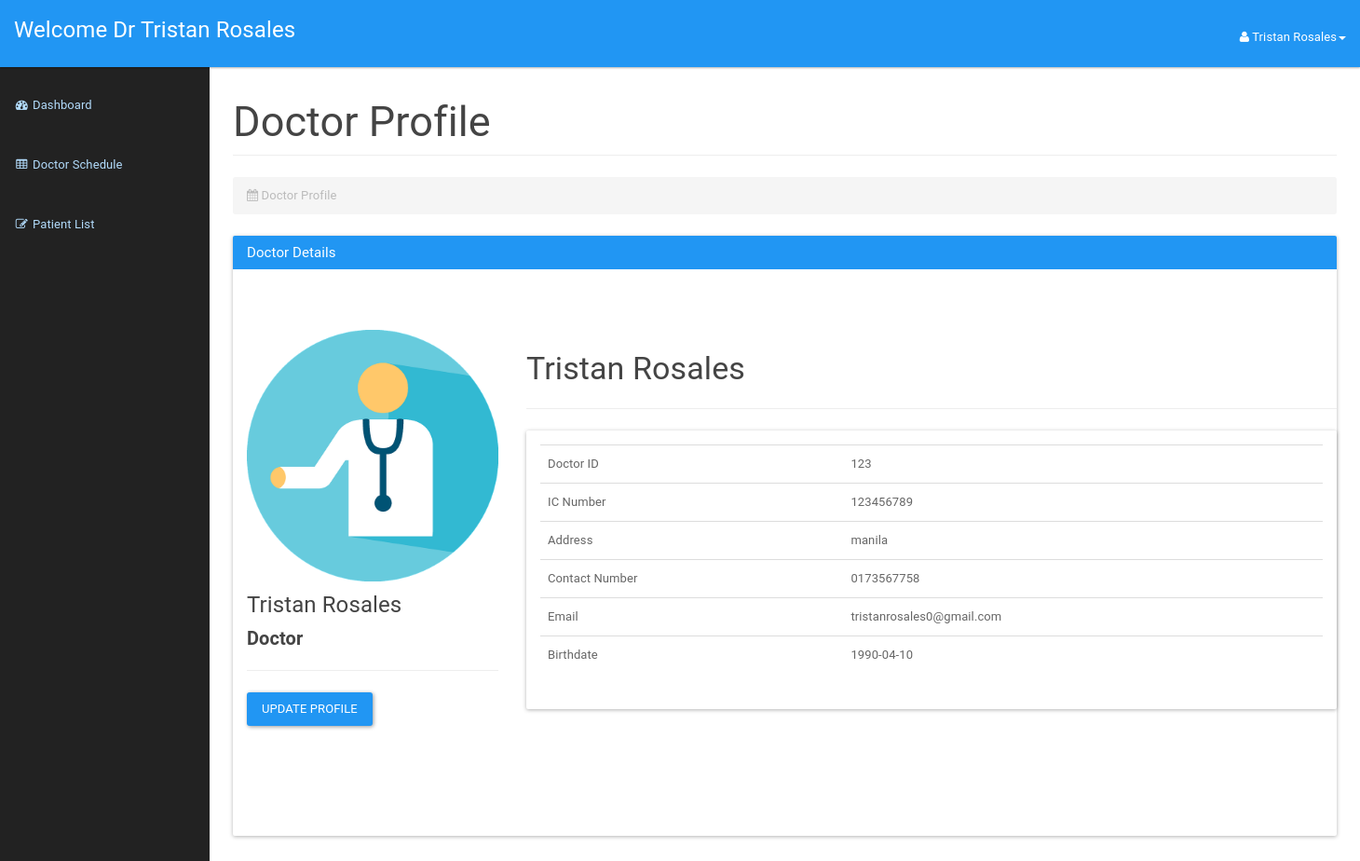
/doctor/doctorprofile.php (signed in), run on the app's committed database.
### tables this page shows
CREATE TABLE `doctor` (
  `icDoctor` bigint(12) NOT NULL,
  `password` varchar(20) NOT NULL,
  `doctorId` int(3) NOT NULL,
  `doctorFirstName` varchar(1000) NOT NULL,
  `doctorLastName` varchar(1000) NOT NULL,
  `doctorAddress` varchar(100) NOT NULL,
  `doctorPhone` varchar(15) NOT NULL,
  `doctorEmail` varchar(1000) NOT NULL,
  `doctorDOB` date NOT NULL
);

### doctor/doctorprofile.php (the view, shortened to what this page needs)
<?php
include_once '../assets/conn/dbconnect.php';
$usersession = $_SESSION['doctorSession'];
$res=mysqli_query($con,"SELECT * FROM doctor WHERE doctorId=".$usersession);
$userRow=mysqli_fetch_array($res,MYSQLI_ASSOC);
?>
<!DOCTYPE html>
<html lang="en">
    <head>
        <link href="assets/css/material.css" rel="stylesheet">
        <link href="assets/css/sb-admin.css" rel="stylesheet">
        <link href="assets/css/time/bootstrap-clockpicker.css" rel="stylesheet">
        <link href="assets/css/style.css" rel="stylesheet">
        <link href="assets/font-awesome/css/font-awesome.css" rel="stylesheet">
    </head>
    <body>
        <div id="wrapper">
            <nav class="navbar navbar-inverse navbar-fixed-top" role="navigation">
                <div class="navbar-header">
                    <a class="navbar-brand" href="doctordashboard.php">Welcome Dr <?php echo $userRow['doctorFirstName'];?> <?php echo $userRow['doctorLastName'];?></a>
                </div>
                <ul class="nav navbar-right top-nav">
                    <li class="dropdown">
                        <a href="#" class="dropdown-toggle" data-toggle="dropdown"><i class="fa fa-user"></i> <?php echo $userRow['doctorFirstName']; ?> <?php echo $userRow['doctorLastName']; ?><b class="caret"></b></a>
                    </li>
                </ul>
                <div class="collapse navbar-collapse navbar-ex1-collapse">
                    <ul class="nav navbar-nav side-nav">
                         <li>
                            <a href="doctordashboard.php"><i class="fa fa-fw fa-dashboard"></i> Dashboard</a>
                        </li>
                        <li>
                            <a href="addschedule.php"><i class="fa fa-fw fa-table"></i> Doctor Schedule</a>
                        </li>
                        <li>
                            <a href="patientlist.php"><i class="fa fa-fw fa-edit"></i> Patient List</a>
                        </li>
                    </ul>
                </div>
            </nav>
            <div id="page-wrapper">
                <div class="container-fluid">
                    <div class="row">
                        <div class="col-lg-12">
                            <h2 class="page-header">
                            Doctor Profile
                            </h2>
                            <ol class="breadcrumb">
                                <li class="active">
                                    <i class="fa fa-calendar"></i> Doctor Profile
                                </li>
                            </ol>
                        </div>
                    </div>
                    <div class="panel panel-primary">
                        <div class="panel-heading">
                            <h3 class="panel-title">Doctor Details</h3>
                        </div>
                        <div class="panel-body">
                          <div class="container">
            <section style="padding-bottom: 50px; padding-top: 50px;">
                <div class="row">
                    <div class="row">
                        <div class="col-md-3 col-sm-3">
                            <div class="user-wrapper">
                                <img src="assets/img/1.png" class="img-responsive" />
                                <div class="description">
                                    <h4><?php echo $userRow['doctorFirstName']; ?> <?php echo $userRow['doctorLastName']; ?></h4>
                                    <h5> <strong> Doctor </strong></h5>
                                    <hr />
                                    <button type="button" class="btn btn-primary" data-toggle="modal" data-target="#myModal">Update Profile</button>
                                </div>
                            </div>
                        </div>
                        <div class="col-md-9 col-sm-9  user-wrapper">
                            <div class="description">
                                <h3> <?php echo $userRow['doctorFirstName']; ?> <?php echo $userRow['doctorLastName']; ?> </h3>
                                <hr />
                                <div class="panel panel-default">
                                    <div class="panel-body">
                                        <table class="table table-user-information" align="center">
                                            <tbody>
                                                <tr>
                                                    <td>Doctor ID</td>
                                                    <td><?php echo $userRow['doctorId']; ?></td>
                                                </tr>
                                                <tr>
                                                    <td>IC Number</td>
                                                    <td><?php echo $userRow['icDoctor']; ?></td>
                                                </tr>
                                                <tr>
                                                    <td>Address</td>
                                                    <td><?php echo $userRow['doctorAddress']; ?></td>
                                                </tr>
                                                <tr>
                                                    <td>Contact Number</td>
                                                    <td><?php echo $userRow['doctorPhone']; ?>
                                                    </td>
                                                </tr>
                                                <tr>
                                                    <td>Email</td>
                                                    <td><?php echo $userRow['doctorEmail']; ?>
                                                    </td>
                                                </tr>
                                                <tr>
                                                    <td>Birthdate</td>
                                                    <td><?php echo $userRow['doctorDOB']; ?>
                                                    </td>
                                                </tr>
                                            </tbody>
                                        </table>
                                    </div>
                                </div>
                            </div>
                        </div>
                    </div>
                    <div class="col-md-4">
                            <br /><br/>
                        </div>
                    </div>
                        </div>
                    </div>
                </div>
            </div>
    </body>
</html>

### doctor/assets/css/sb-admin.css (style rules this page uses)
body { margin-top: 100px; background-color: #222; }
@media (min-width:768px) { body { margin-top: 50px; } }
#wrapper { padding-left: 0; }
#page-wrapper { min-height: 900px !important; width: 100%; padding: 0; background-color: #fff; }
@media (min-width:768px) { #wrapper { padding-left: 225px; } }
@media (min-width:768px) { #page-wrapper { padding: 10px; } }
.top-nav { padding: 0 15px; }
.top-nav>li { display: inline-block; float: left; }
.top-nav>li>a { padding-top: 17px; padding-bottom: 10px; line-height: 45px; color: white; }
@media (min-width:768px) { .side-nav { position: fixed; top: 80px; left: 225px; width: 225px; margin-left: -225px; border: none; border-radius: 0; overflow-y: auto; background-color: #222; bottom: 0; overflow-x: hidden; padding-bottom: 40px; } }
@media (min-width:768px) { .side-nav>li>a { width: 225px; } }

### data on the page
doctor: doctorFirstName "Tristan", doctorLastName "Rosales", doctorId "123", icDoctor "123456789", doctorAddress "manila", doctorPhone "0173567758", doctorEmail "tristanrosales0@gmail.com", doctorDOB "1990-04-10"
